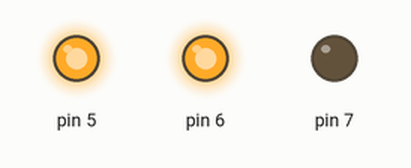
Recording of a sketch running on a simulated Arduino Uno, built with avr-gcc and run on an emulated ATmega328P. On the bench: output pins drawn as LEDs (lit = HIGH). Random numbers use the default seed unless the sketch sets one; the audio player accepts every command and is not drawn.

Above: at 0.1 s.
Timing chart, 0 to 1.6 s (numbered marks = the images above):
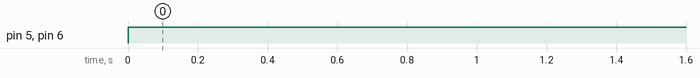

The sketch:

arduinomachinefile.ino
```cpp
#include <SoftwareSerial.h>
#include <DFPlayer_Mini_Mp3.h>
#include <stdlib.h>
char temp;
int rnd=0;
int file=0;
SoftwareSerial mySerial(10, 11); // RX, TX
void setup () {
 Serial.begin (9600);
 mySerial.begin (9600);
 mp3_set_serial (mySerial); // DFPlayer-mini mp3 module 시리얼 세팅
 delay(1); // 볼륨값 적용을 위한 delay
 mp3_set_volume (30); // 볼륨조절 값 0~30
 pinMode(5,OUTPUT);
 pinMode(6,OUTPUT);
 pinMode(7,OUTPUT);

}
void loop (){
 digitalWrite(5,HIGH);
 digitalWrite(6,HIGH);
 digitalWrite(9,HIGH);
 //while (Serial.available() > 0){
  temp=Serial.read();
  rnd=rand()%4;

  if (temp=='a'){
  mp3_play (1+8*rnd); //0001 파일 플레이
  delay (1000);
  }

  if (temp=='b'){
  mp3_play (2+8*rnd); //0001 파일 플레이
  delay (1000);
  }

  if (temp=='c'){
  mp3_play (3+8*rnd); //0001 파일 플레이
  delay (1000);
  }

  if (temp=='d'){
  mp3_play (4+8*rnd); //0001 파일 플레이
  delay (1000);
  }

  if (temp=='e'){
  mp3_play (5+8*rnd); //0001 파일 플레이
  delay (1000);
  }

  if (temp=='f'){
  mp3_play (6+8*rnd); //0001 파일 플레이
  delay (1000);
  }

  if (temp=='g'){
  mp3_play (7+8*rnd); //0001 파일 플레이
  delay (1000);
  }

  if (temp=='h'){
  mp3_play (8+8*rnd); //0001 파일 플레이
  delay (1000);
  }

  rnd==0;
}
```

Measured:
- by itself, pin 5, pin 6: LOW → HIGH at 0.00 s
